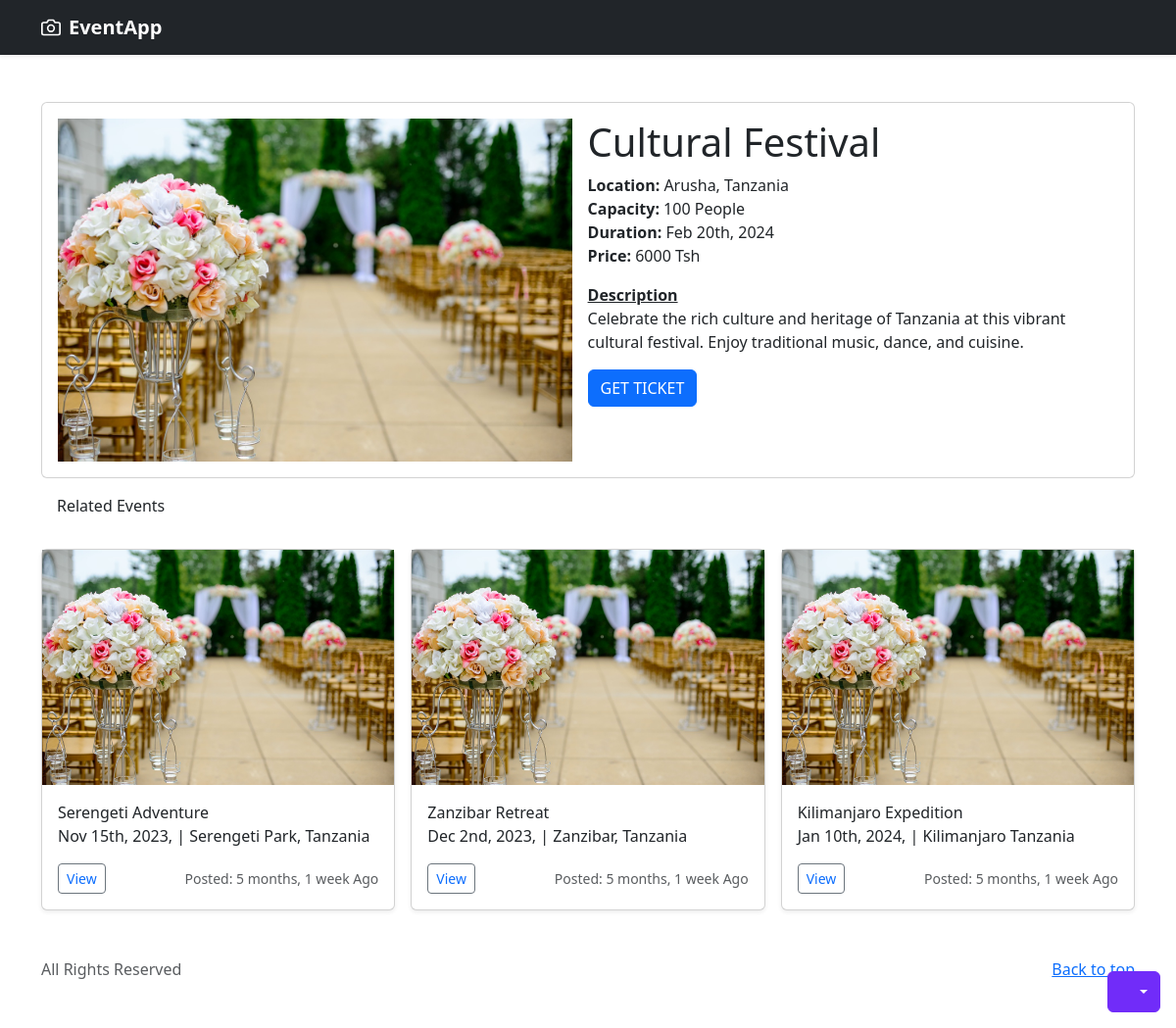
The page /event/12/ on the database its author committed.
### event/models.py (models this page shows, shortened)
class Event(models.Model):
    user = models.ForeignKey(User, on_delete=models.CASCADE, null=True, blank=True)
    name = models.CharField(max_length=200, null=True, blank=True)
    location = models.CharField(max_length=200, null=True, blank=True)
    typ = (
        ("BIRTHDAY", "BIRTHDAY"),
        ("WEDDING", "WEDDING"),
        ("ANNIVERSARY", "ANNIVERSARY"),
        ("GRADUATION", "GRADUATION"),
        ("SMALL PART", "SMALL PART"),
        ("ADVENTURE", "ADVENTURE"),
    )
    event_type = models.CharField(max_length=200, choices=typ, null=True, blank=True)
    price = models.CharField(max_length=200, null=True, blank=True)
    time = models.DateTimeField(null=True, blank=True)
    end_time = models.DateTimeField(null=True, blank=True)
    maximum_people = models.IntegerField()
    hosts = models.CharField(max_length=200, null=True, blank=True)
    photo = models.ImageField(upload_to='event_photos/', blank=True, null=True)
    description = models.TextField(null=True, blank=True)
    created_date = models.DateTimeField(auto_now=True)
    contacts = models.CharField(max_length=250, null=True, blank=True)
    map_link = models.CharField(max_length=250, null=True, blank=True)
    facebook_link = models.CharField(max_length=250, null=True, blank=True)
    instagram_link = models.CharField(max_length=250, null=True, blank=True)
    pay_number = models.CharField(max_length=250, null=True, blank=True)

### event/views.py (the view)
# urls.py: path('event/<str:id>/', views.event, name='event'),
def event(request, id):
    event = Event.objects.get(id=id)
    venues = [i for i in range (3)]
    events =  Event.objects.all()[:3]
    context = {
        'event':event,
        'venues': venues,
        'events': events
    }
    return render(request, 'event.html', context)

### templates/event.html (shortened to what this page needs)
{% extends 'base.html' %}
{% load static %}
{% block content %}
  <body>
    <div class="dropdown position-fixed bottom-0 end-0 mb-3 me-3 bd-mode-toggle">
        <button class="btn btn-bd-primary py-2 dropdown-toggle d-flex align-items-center"
                id="bd-theme"
                type="button"
                aria-expanded="false"
                data-bs-toggle="dropdown"
                aria-label="Toggle theme (auto)">
          <svg class="bi my-1 theme-icon-active" width="1em" height="1em"><use href="#circle-half"></use></svg>
        </button>
      </div>
    <header data-bs-theme="dark">
      <div class="navbar navbar-dark bg-dark shadow-sm">
        <div class="container">
          <a href="{% url 'home' %}" class="navbar-brand d-flex align-items-center">
            <strong>EventApp</strong>
          </a>
        </div>
      </div>
    </header>
    <main>
      <div class="container mt-5">
        <div class="card">
          <div class="card-body">
            <div class="d-flex">
              {% if event.photo %}
              <img
                src="{{ event.photo.url }}"
                height="350px"
                width="50%"
                alt="{{ event.name }}"
              />
              {% else %}
              <img
              src="{% static 'images/event1.jpg' %}"
              height="350px"
              width="50%"
              alt="{{ event.name }}"
            />
              {% endif %}
              <div class="p-3 pt-0">
                <h1>{{ event.name }} </h1>
                <p><strong> Location: </strong> {{ event.location }} <br>
                <strong>Capacity: </strong>  {{ event.maximum_people }} People<br><strong> Duration: </strong> {{ event.time|date:"M jS, Y" }}<br> <strong> Price: </strong> {{ event.price }} Tsh</p>
                <u ><strong> Description </u></strong><br>
                  {{ event.description }}
                  <button  type="button" class="btn btn-primary" data-bs-toggle="modal" data-bs-target="#confirmationModal">GET TICKET</a>
                  </button>
              </div>
            </div>
          </div>
        </div>
        <p class="p-3">Related Events</p>
        <div class="row row-cols-1 row-cols-sm-2 row-cols-md-3 g-3">
            {% for eventy in events %}
            <div class="col">
              <div class="card shadow-sm">
                <img src="{% static 'images/event1.jpg' %}" alt="">
                <div class="card-body">
                  <p class="card-text">{{ eventy.name }} <br>{{ eventy.time|date:"M jS, Y" }}, | {{ eventy.location }}
                    </p>
                  <div class="d-flex justify-content-between align-items-center">
                    <div class="btn-group">
                      <button type="button" class="btn btn-sm btn-outline-secondary"><a class="text-decoration-none" href="{% url 'event' eventy.id %}">View</a></button>
                    </div>
                    <small class="text-body-secondary">Posted: {{ eventy.created_date | timesince }} Ago</small>
                  </div>
                </div>
              </div>
            </div>
            {% endfor %}
          </div>
      </div>
    </main>
    <footer class="text-body-secondary py-5">
      <div class="container">
        <p class="float-end mb-1">
          <a href="#">Back to top</a>
        </p>
        All Rights Reserved
      </div>
    </footer>
  </body>
  {% endblock content %}

### static/style.css (style rules this page uses)
.bi { vertical-align: -.125em; fill: currentColor; }
.btn-bd-primary { --bd-violet-bg: #712cf9; --bd-violet-rgb: 112.520718, 44.062154, 249.437846; --bs-btn-font-weight: 600; --bs-btn-color: var(--bs-white); --bs-btn-bg: var(--bd-violet-bg); --bs-btn-border-color: var(--bd-violet-bg); --bs-btn-hover-color: var(--bs-white); --bs-btn-hover-bg: #6528e0; --bs-btn-hover-border-color: #6528e0; --bs-btn-focus-shadow-rgb: var(--bd-violet-rgb); --bs-btn-active-color: var(--bs-btn-hover-color); --bs-btn-active-bg: #5a23c8; --bs-btn-active-border-color: #5a23c8; }
.bd-mode-toggle { z-index: 1500; }

### rows shown on the page
Event: name "Cultural Festival", location "Arusha, Tanzania", maximum_people "100", time "Feb 20th, 2024", price "6000", description "Celebrate the rich culture and heritage of Tanzania at this vibrant cultural festival. Enjoy traditional music, dance, and cuisine."
Event: name "Serengeti Adventure", time "Nov 15th, 2023", location "Serengeti Park, Tanzania", created_date "5 months, 1 week"
Event: name "Zanzibar Retreat", time "Dec 2nd, 2023", location "Zanzibar, Tanzania", created_date "5 months, 1 week"
Event: name "Kilimanjaro Expedition", time "Jan 10th, 2024", location "Kilimanjaro Tanzania", created_date "5 months, 1 week"
